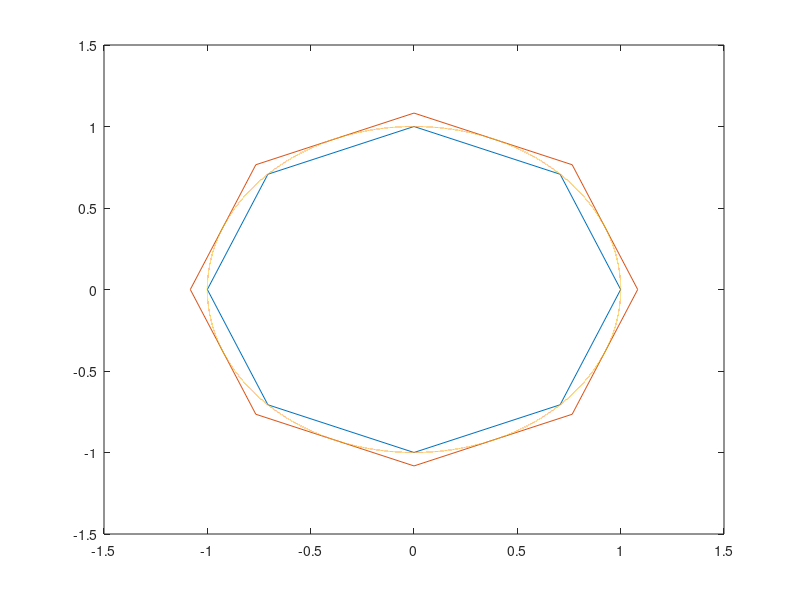

The MATLAB script that drew this image:
% V = [sin(0:0.5:2*pi)' cos(0:0.5:2*pi)'];
close all
clear all
number_of_steps = 8;
step = (2*pi)/number_of_steps;

V = [sin(0:step:2*pi)' cos(0:step:2*pi)'];
mid_point = (V(1,:) + V(2,:))/2
distance = sqrt(mid_point(1)^2 + mid_point(2)^2)
multiplier = 1/distance;
plot(V(:,1), V(:,2))
hold on
plot(multiplier*V(:,1), multiplier*V(:,2))
plot(sin(0:0.0001:2*pi), cos(0:0.0001:2*pi));

